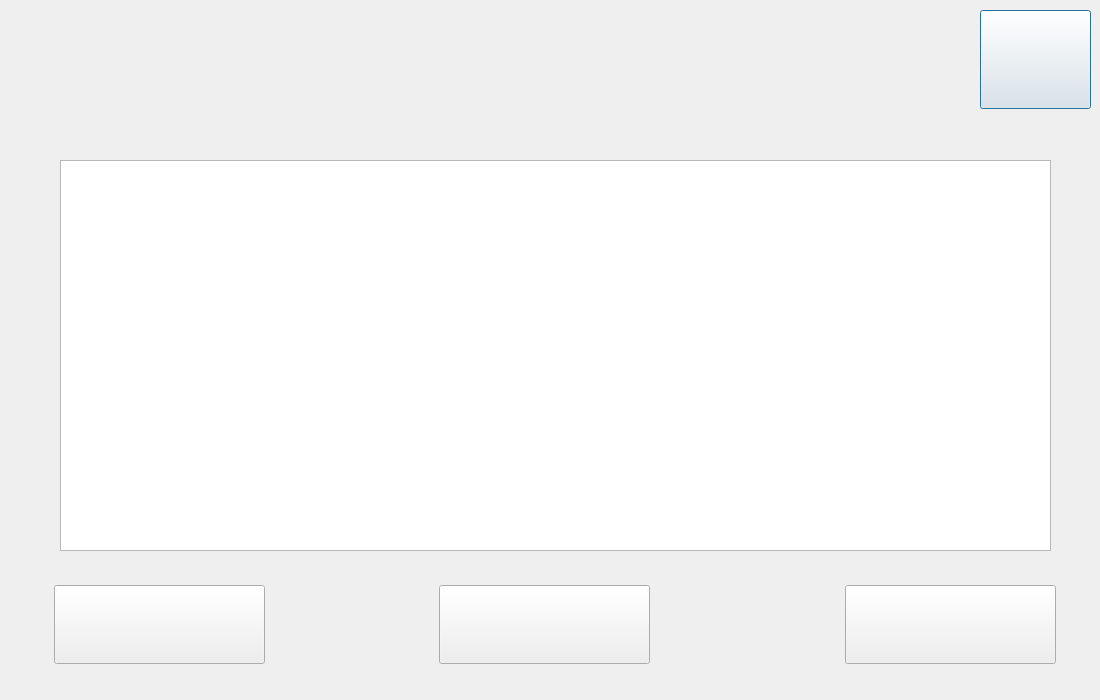
<?xml version="1.0" encoding="UTF-8"?>
<ui version="4.0">
 <class>adminpanel</class>
 <widget class="QDialog" name="adminpanel">
  <property name="geometry">
   <rect>
    <x>0</x>
    <y>0</y>
    <width>1100</width>
    <height>700</height>
   </rect>
  </property>
  <property name="windowTitle">
   <string>Dialog</string>
  </property>
  <widget class="QPushButton" name="pushButton">
   <property name="geometry">
    <rect>
     <x>980</x>
     <y>10</y>
     <width>111</width>
     <height>99</height>
    </rect>
   </property>
   <property name="styleSheet">
    <string notr="true">background-image: url(:/resources/img/Group 46.png);</string>
   </property>
   <property name="text">
    <string/>
   </property>
  </widget>
  <widget class="QLabel" name="label">
   <property name="geometry">
    <rect>
     <x>0</x>
     <y>0</y>
     <width>1100</width>
     <height>700</height>
    </rect>
   </property>
   <property name="text">
    <string/>
   </property>
   <property name="pixmap">
    <pixmap resource="resources.qrc">:/resources/img/image 3.png</pixmap>
   </property>
  </widget>
  <widget class="QLabel" name="label_2">
   <property name="geometry">
    <rect>
     <x>322</x>
     <y>-120</y>
     <width>461</width>
     <height>461</height>
    </rect>
   </property>
   <property name="text">
    <string/>
   </property>
   <property name="pixmap">
    <pixmap>:/resources/img/Group 51.png</pixmap>
   </property>
  </widget>
  <widget class="QLabel" name="label_3">
   <property name="geometry">
    <rect>
     <x>25</x>
     <y>126</y>
     <width>1061</width>
     <height>561</height>
    </rect>
   </property>
   <property name="text">
    <string/>
   </property>
   <property name="pixmap">
    <pixmap resource="resources.qrc">:/resources/img/Rectangle 35.png</pixmap>
   </property>
  </widget>
  <widget class="QLabel" name="label_4">
   <property name="geometry">
    <rect>
     <x>280</x>
     <y>-120</y>
     <width>534</width>
     <height>461</height>
    </rect>
   </property>
   <property name="text">
    <string/>
   </property>
   <property name="pixmap">
    <pixmap resource="resources.qrc">:/resources/img/Group 54.png</pixmap>
   </property>
  </widget>
  <widget class="QLabel" name="label_5">
   <property name="geometry">
    <rect>
     <x>43</x>
     <y>142</y>
     <width>1021</width>
     <height>441</height>
    </rect>
   </property>
   <property name="text">
    <string/>
   </property>
   <property name="pixmap">
    <pixmap resource="resources.qrc">:/resources/img/Group 47.png</pixmap>
   </property>
  </widget>
  <widget class="QPushButton" name="pushButton_2">
   <property name="geometry">
    <rect>
     <x>54</x>
     <y>585</y>
     <width>211</width>
     <height>79</height>
    </rect>
   </property>
   <property name="styleSheet">
    <string notr="true">background-image: url(:/resources/img/Group 50.png);</string>
   </property>
   <property name="text">
    <string/>
   </property>
  </widget>
  <widget class="QPushButton" name="pushButton_3">
   <property name="geometry">
    <rect>
     <x>439</x>
     <y>585</y>
     <width>211</width>
     <height>79</height>
    </rect>
   </property>
   <property name="styleSheet">
    <string notr="true">background-image: url(:/resources/img/Group 49.png);</string>
   </property>
   <property name="text">
    <string/>
   </property>
  </widget>
  <widget class="QPushButton" name="pushButton_4">
   <property name="geometry">
    <rect>
     <x>845</x>
     <y>585</y>
     <width>211</width>
     <height>79</height>
    </rect>
   </property>
   <property name="styleSheet">
    <string notr="true">background-image: url(:/resources/img/Group 48.png);</string>
   </property>
   <property name="text">
    <string/>
   </property>
  </widget>
  <widget class="QTableView" name="tableView">
   <property name="geometry">
    <rect>
     <x>60</x>
     <y>160</y>
     <width>991</width>
     <height>391</height>
    </rect>
   </property>
   <property name="font">
    <font>
     <family>Bahnschrift SemiLight Condensed</family>
     <pointsize>22</pointsize>
    </font>
   </property>
  </widget>
  <zorder>label</zorder>
  <zorder>pushButton</zorder>
  <zorder>label_2</zorder>
  <zorder>label_4</zorder>
  <zorder>label_3</zorder>
  <zorder>label_5</zorder>
  <zorder>pushButton_2</zorder>
  <zorder>pushButton_3</zorder>
  <zorder>pushButton_4</zorder>
  <zorder>tableView</zorder>
 </widget>
 <resources>
  <include location="resources.qrc"/>
 </resources>
 <connections/>
</ui>
